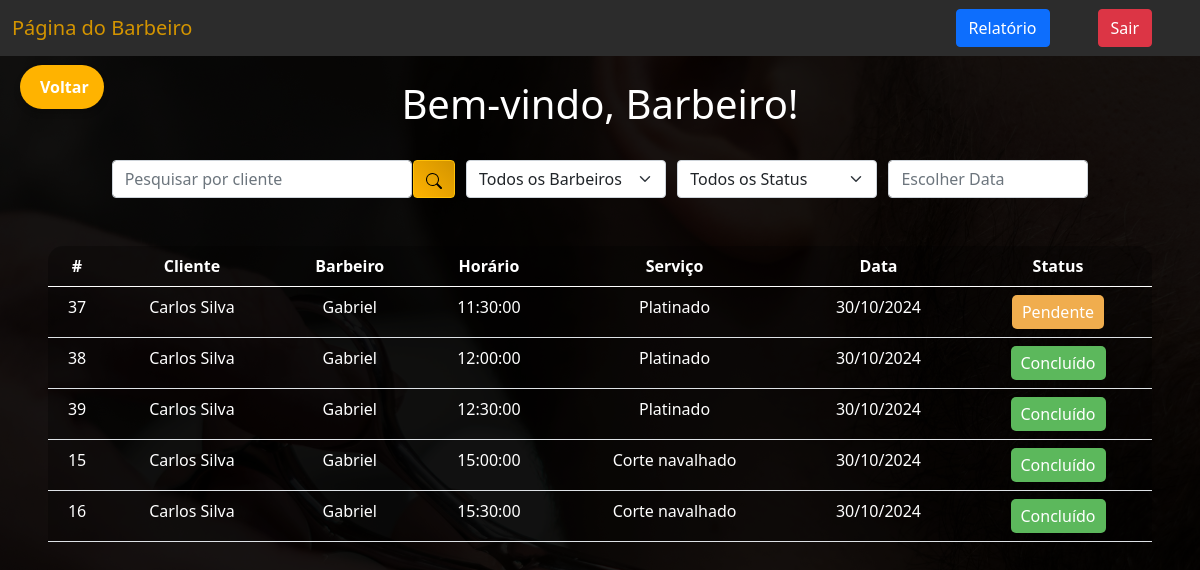
Screenshot of /select2.php?barbeiro=Gabriel (signed in) with the database file from the repository.
### tables this page shows
CREATE TABLE `agendamentos` (
  `id` int(11) UNSIGNED NOT NULL,
  `usuario_id` int(11) NOT NULL,
  `barbeiro` varchar(250) NOT NULL,
  `servico_id` int(11) UNSIGNED NOT NULL,
  `dia` varchar(250) NOT NULL,
  `horario` time NOT NULL,
  `quantidade` int(11) NOT NULL DEFAULT 1,
  `status` varchar(50) NOT NULL DEFAULT 'Pendente'
);

CREATE TABLE `usuarios` (
  `id` int(11) NOT NULL,
  `nivel` varchar(10) NOT NULL DEFAULT 'cliente',
  `nome` varchar(250) NOT NULL,
  `cpf` varchar(250) NOT NULL,
  `email` varchar(250) NOT NULL,
  `numero` varchar(250) NOT NULL,
  `senha` varchar(250) NOT NULL
);

CREATE TABLE `servicos` (
  `id` int(11) UNSIGNED NOT NULL,
  `nome` varchar(100) NOT NULL,
  `preco` decimal(10,2) NOT NULL
);

### select2.php (the view, shortened to what this page needs)
<?php
include_once('conexao.php');
$filter = "";
$dia = "";
if (!empty($_GET['search'])) {
    $data = $_GET['search'];
    $filter = "WHERE usuarios.nome LIKE '%$data%' OR agendamentos.barbeiro LIKE '%$data%'";
} else if (!empty($_GET['barbeiro'])) {
    $barbeiro = $_GET['barbeiro'];
    $filter = "WHERE agendamentos.barbeiro = '$barbeiro'";
} else if (!empty($_GET['dia'])) {
    $dia = $_GET['dia'];
    $filter = "WHERE agendamentos.dia >= '$dia'";
} else if (!empty($_GET['status'])) {
    $status = $_GET['status'];
    $filter = "WHERE agendamentos.status = '$status'";
}
$sql = "SELECT agendamentos.id, usuarios.nome AS cliente, agendamentos.barbeiro, agendamentos.horario, agendamentos.dia, servicos.nome AS servico, agendamentos.status
        FROM agendamentos
        JOIN usuarios ON agendamentos.usuario_id = usuarios.id
        JOIN servicos ON agendamentos.servico_id = servicos.id
        $filter
        ORDER BY (agendamentos.dia = '$dia') DESC, agendamentos.dia ASC, agendamentos.horario ASC";
$result = $conexao->query($sql);
?>
<!DOCTYPE html>
<html lang="pt-br">
<head>
    <link href="https://cdn.jsdelivr.net/npm/bootstrap@5.0.2/dist/css/bootstrap.min.css" rel="stylesheet">
    <link rel="stylesheet" href="https://cdn.jsdelivr.net/npm/flatpickr/dist/flatpickr.min.css">
</head>
<body>
    <nav class="navbar navbar-expand-lg" style="background-color: #2c2c2c;">
        <div class="container-fluid">
            <a class="navbar-brand" href="#">Página do Barbeiro</a>
        </div>
        <div class="d-flex">
            <a href="relatorio.php" class="btn btn-primary me-5">Relatório</a>
            <a href="sair.php" class="btn btn-danger me-5">Sair</a>
        </div>
    </nav>
    <a href="./select.php" class="btn-voltar">
            <i class='bx bx-left-arrow-alt'></i> Voltar
        </a>
    <br>
    <h1>Bem-vindo, Barbeiro!</h1>
    <br>
    <div class="box-search">
        <input type="search" class="form-control w-25" placeholder="Pesquisar por cliente" id="pesquisar">
        <button onclick="searchData()" class="btn btn-warning" style="background: linear-gradient(45deg, #ffb300, #d39400);">
        </button>
        <select class="dropdown-search form-select" id="barbeiroSelect" onchange="searchBarbeiro()">
            <option value="">Todos os Barbeiros</option>
        </select>
        <select class="dropdown-search form-select" id="statusSelect" onchange="searchStatus()">
            <option value="">Todos os Status</option>
        </select>
        <input type="text" class="form-control dropdown-search" id="dataSelect" placeholder="Escolher Data">
    </div>
    <div class="m-5">
        <table class="table text-white table-bg">
            <thead>
                <tr>
                    <th scope="col">#</th>
                    <th scope="col">Cliente</th>
                    <th scope="col">Barbeiro</th>
                    <th scope="col">Horário</th>
                    <th scope="col">Serviço</th>
                    <th scope="col">Data</th>
                    <th scope="col">Status</th>
                </tr>
            </thead>
            <tbody id="agendamentosTable">
                <?php
                while ($agendamento_data = mysqli_fetch_assoc($result)) {
                    $dataFormatada = date('d/m/Y', strtotime($agendamento_data['dia']));
                    $statusClass = ($agendamento_data['status'] == 'Pendente') ? 'pendente' : 'concluido';
                    echo "<tr>";
                    echo "<td>".$agendamento_data['id']."</td>";
                    echo "<td>".$agendamento_data['cliente']."</td>";
                    echo "<td>".$agendamento_data['barbeiro']."</td>";
                    echo "<td>".$agendamento_data['horario']."</td>";
                    echo "<td>".$agendamento_data['servico']."</td>";
                    echo "<td>".$dataFormatada."</td>";
                    echo "<td><button class='status-btn $statusClass' onclick='alterarStatus(".$agendamento_data['id'].", this)'>".$agendamento_data['status']."</button></td>";
                    echo "</tr>";
                }
                ?>
            </tbody>
        </table>
    </div>
</body>
</html>

### select2.php (style rules this page uses)
body { background-image: url(./imagens/fundo.png); color: white; text-align: center; }
.table-bg { background: rgba(0, 0, 0, 0.3); border-radius: 15px 15px 0 0; }
.box-search { display: flex; justify-content: center; gap: .1%; }
.navbar-brand { color: #d39400; }
.dropdown-search { width: 200px; margin-left: 10px; }
.status-btn { border: none; border-radius: 5px; padding: 5px 10px; cursor: pointer; transition: background-color 0.3s ease; }
.status-btn.pendente { background-color: #f0ad4e; color: white; }
.status-btn.concluido { background-color: #5cb85c; color: white; }
.btn-voltar { position: absolute; top: 65px; left: 20px; display: flex; align-items: center; background: #ffb300; color: #fff; text-decoration: none; padding: 10px 15px; border-radius: 30px; font-size: 16px; font-weight: 600; box-shadow: 0 4px 6px rgba(0, 0, 0, 0.2); transition: background 0.3s, transform 0.2s; }

### rows the page displays
agendamentos: id "37", usuario.nome "Carlos Silva", barbeiro "Gabriel", horario "11:30:00", servico.nome "Platinado", dia "30/10/2024", status "Pendente"
agendamentos: id "38", usuario.nome "Carlos Silva", barbeiro "Gabriel", horario "12:00:00", servico.nome "Platinado", dia "30/10/2024", status "Concluído"
agendamentos: id "39", usuario.nome "Carlos Silva", barbeiro "Gabriel", horario "12:30:00", servico.nome "Platinado", dia "30/10/2024", status "Concluído"
agendamentos: id "15", usuario.nome "Carlos Silva", barbeiro "Gabriel", horario "15:00:00", servico.nome "Corte navalhado", dia "30/10/2024", status "Concluído"
agendamentos: id "16", usuario.nome "Carlos Silva", barbeiro "Gabriel", horario "15:30:00", servico.nome "Corte navalhado", dia "30/10/2024", status "Concluído"
